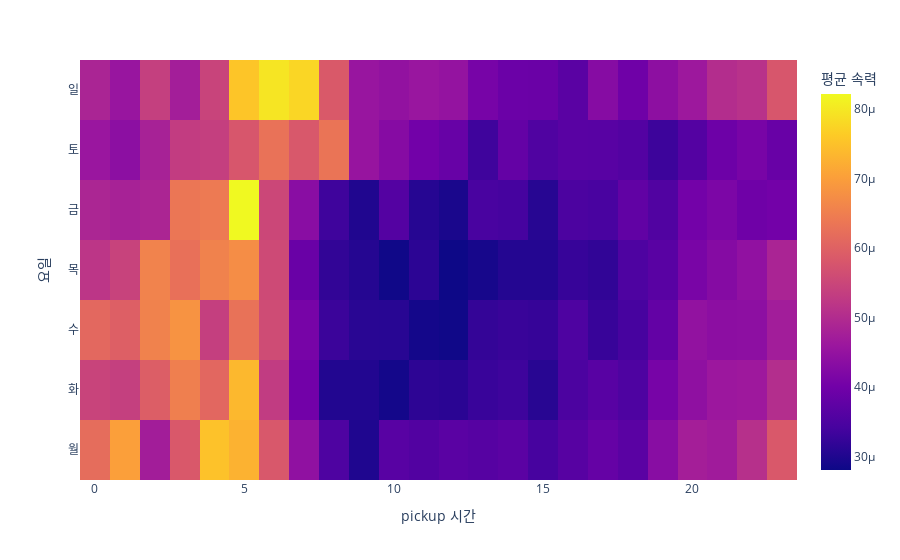

Here is the notebook cell this chart was saved with:
### Code cell
fig1.show()

### Figure 1 — Plotly figure (JSON) as saved in the notebook; plotly's stock layout.template omitted (floating-point values rounded to 4 significant figures; data arrays with more than 128 entries replaced by an {"elided": "..."} marker saying what was removed)
{"data": [{"coloraxis": "coloraxis", "histfunc": "sum", "hovertemplate": "pickup_hour=%{x}<br>dayofweek=%{y}<br>sum of speed_mean=%{z}<extra></extra>", "name": "", "nbinsx": 24, "nbinsy": 7, "type": "histogram2d", "x": {"elided": "168 int values"}, "xaxis": "x", "xbingroup": "x", "y": {"elided": "168 str values"}, "yaxis": "y", "ybingroup": "y", "z": {"elided": "168 float values"}}], "layout": {"autosize": true, "coloraxis": {"colorbar": {"title": {"text": "평균 속력"}}, "colorscale": [[0, "#0d0887"], [0.1111, "#46039f"], [0.2222, "#7201a8"], [0.3333, "#9c179e"], [0.4444, "#bd3786"], [0.5556, "#d8576b"], [0.6667, "#ed7953"], [0.7778, "#fb9f3a"], [0.8889, "#fdca26"], [1, "#f0f921"]]}, "legend": {"tracegroupgap": 0}, "margin": {"t": 60}, "xaxis": {"anchor": "y", "autorange": true, "domain": [0, 1], "range": [-0.5, 23.5], "title": {"text": "pickup 시간"}, "type": "linear"}, "yaxis": {"anchor": "x", "autorange": true, "domain": [0, 1], "range": [-0.5, 6.5], "title": {"text": "요일"}, "type": "category"}}}
